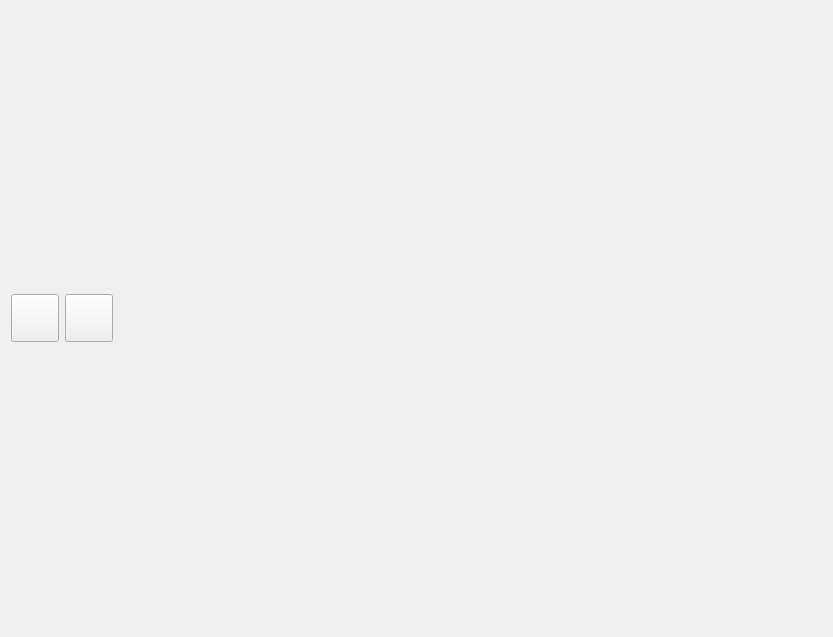
<?xml version="1.0" encoding="UTF-8"?>
<ui version="4.0">
 <class>MainWidget</class>
 <widget class="QWidget" name="MainWidget">
  <property name="geometry">
   <rect>
    <x>0</x>
    <y>0</y>
    <width>833</width>
    <height>637</height>
   </rect>
  </property>
  <property name="windowTitle">
   <string>График веса</string>
  </property>
  <property name="windowIcon">
   <iconset resource="resources.qrc">
    <normaloff>:/main/graph.png</normaloff>:/main/graph.png</iconset>
  </property>
  <layout class="QVBoxLayout" name="verticalLayout">
   <item>
    <layout class="QHBoxLayout" name="horizontalLayout" stretch="0,0,0">
     <item>
      <widget class="QPushButton" name="addMassPushButton">
       <property name="minimumSize">
        <size>
         <width>48</width>
         <height>48</height>
        </size>
       </property>
       <property name="text">
        <string/>
       </property>
       <property name="icon">
        <iconset resource="resources.qrc">
         <normaloff>:/main/plus.png</normaloff>:/main/plus.png</iconset>
       </property>
       <property name="iconSize">
        <size>
         <width>48</width>
         <height>48</height>
        </size>
       </property>
      </widget>
     </item>
     <item>
      <widget class="QPushButton" name="settingsPushButton">
       <property name="minimumSize">
        <size>
         <width>48</width>
         <height>48</height>
        </size>
       </property>
       <property name="text">
        <string/>
       </property>
       <property name="icon">
        <iconset resource="resources.qrc">
         <normaloff>:/main/system.png</normaloff>:/main/system.png</iconset>
       </property>
       <property name="iconSize">
        <size>
         <width>48</width>
         <height>48</height>
        </size>
       </property>
      </widget>
     </item>
     <item>
      <spacer name="horizontalSpacer_2">
       <property name="orientation">
        <enum>Qt::Horizontal</enum>
       </property>
       <property name="sizeHint" stdset="0">
        <size>
         <width>40</width>
         <height>20</height>
        </size>
       </property>
      </spacer>
     </item>
    </layout>
   </item>
  </layout>
 </widget>
 <resources>
  <include location="resources.qrc"/>
 </resources>
 <connections/>
</ui>
